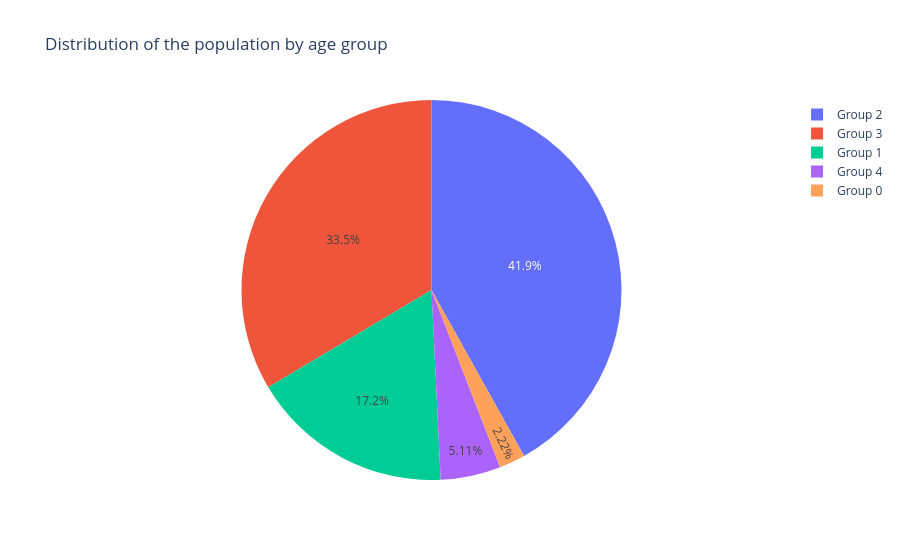

The notebook cell this image was saved under:
### Code cell
age_counts = df.groupby('age_group').size().reset_index(name='total')
age_counts.columns = ['age_group', 'total']

# Gráfico
fig = px.pie(age_counts, names='age_group', values='total',
             title="Distribution of the population by age group",
             hole=0)  # use hole=0.4 para doughnut

fig.show()

### Figure 1 — Plotly figure (JSON) as saved in the notebook; plotly's stock layout.template omitted (floating-point values rounded to 4 significant figures)
{"data": [{"domain": {"x": [0, 1], "y": [0, 1]}, "hole": 0, "hovertemplate": "age_group=%{label}<br>total=%{value}<extra></extra>", "labels": ["Group 0", "Group 1", "Group 2", "Group 3", "Group 4"], "legendgroup": "", "name": "", "showlegend": true, "type": "pie", "values": [151, 1172, 2851, 2283, 348]}], "layout": {"legend": {"tracegroupgap": 0}, "title": {"text": "Distribution of the population by age group"}}}
